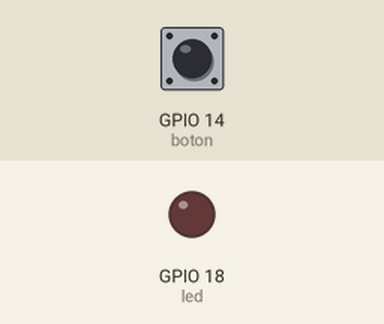
Bench run of a program on a simulated ESP32 board running MicroPython. Shown: output pins drawn as LEDs (lit = HIGH). Wiring (from the project's diagram.json): red LED on GPIO 18. The test bench sets the inputs (shaded band); at power-on: GPIO 14 (boton) LOW.

Above: at 1.2 s.
1.3 s: GPIO 14 (boton) pulled HIGH for 0.15 s
At 1.4 s:
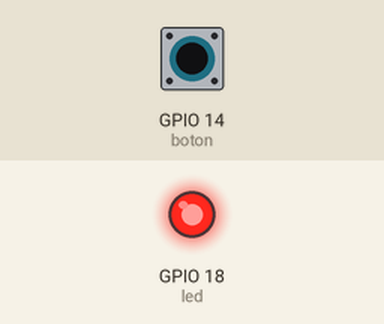
3.0 s: GPIO 14 (boton) pulled HIGH for 3.2 s
At 6.5 s:
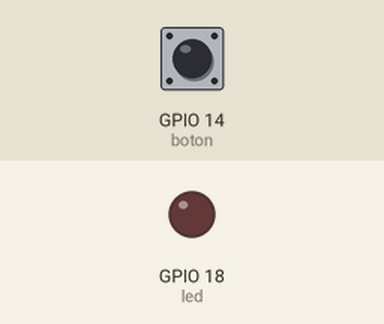
Timing chart, 0 to 8.0 s (numbered marks = the images above; inputs shaded):
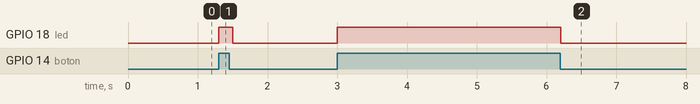

The program:

main.py
```python
from machine import Pin
import time

led = Pin(18, Pin.OUT)

boton = Pin(14, Pin.IN)


while True:
    estado_boton = boton.value()  # Lee el estado del botón (0 o 1)

    if estado_boton == 1:
        led.on()  # Enciende el LED
    else:
        led.off() # Apaga el LED

    time.sleep(0.1)
```

Measured:
- after the input at 1.3 s, GPIO 18 (led): LOW → HIGH at once, → LOW 0.20 s later
- after the input at 3.0 s, GPIO 18 (led): LOW → HIGH at once, → LOW 3.2 s later
